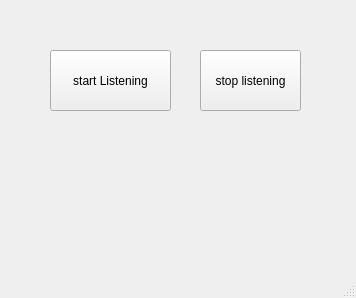
<?xml version="1.0" encoding="UTF-8"?>
<ui version="4.0">
 <class>server_main_window</class>
 <widget class="QMainWindow" name="server_main_window">
  <property name="geometry">
   <rect>
    <x>0</x>
    <y>0</y>
    <width>356</width>
    <height>298</height>
   </rect>
  </property>
  <property name="windowTitle">
   <string>myMainWindow</string>
  </property>
  <widget class="QWidget" name="centralwidget">
   <widget class="QPushButton" name="startListeningButton">
    <property name="geometry">
     <rect>
      <x>50</x>
      <y>50</y>
      <width>121</width>
      <height>61</height>
     </rect>
    </property>
    <property name="text">
     <string>start Listening</string>
    </property>
   </widget>
   <widget class="QPushButton" name="stopListeningButton">
    <property name="geometry">
     <rect>
      <x>200</x>
      <y>50</y>
      <width>101</width>
      <height>61</height>
     </rect>
    </property>
    <property name="text">
     <string>stop listening</string>
    </property>
   </widget>
  </widget>
  <widget class="QMenuBar" name="menubar">
   <property name="geometry">
    <rect>
     <x>0</x>
     <y>0</y>
     <width>356</width>
     <height>33</height>
    </rect>
   </property>
  </widget>
  <widget class="QStatusBar" name="statusbar"/>
 </widget>
 <resources/>
 <connections/>
</ui>
